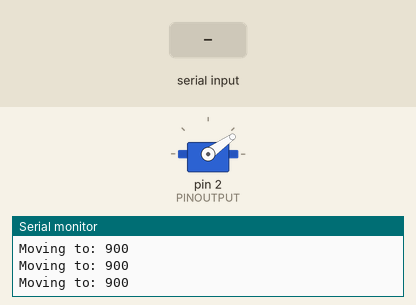
This sketch was run on a simulated Arduino Uno, built with avr-gcc and run on an emulated ATmega328P. Shown: servo, the last lines printed to the serial monitor. Wiring (inferred from the names in the program): servo: signal pin 2. The test bench sets the inputs (shaded band). Servo pulses on a pin are drawn as a servo (544–2400 µs = 0–180°).

Above: at 1.2 s.
1.3 s: "+" received over Serial
At 2.3 s:
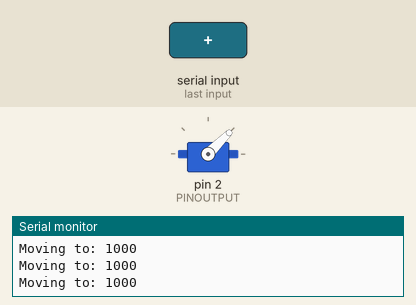
2.8 s: "1" received over Serial
At 4.2 s:
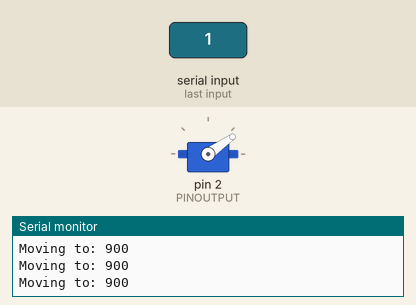
Timing chart, 0 to 5.8 s (numbered marks = the images above; inputs shaded):
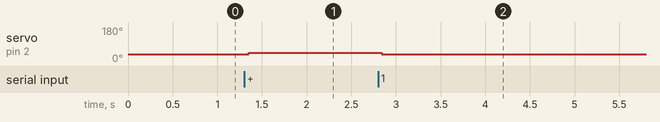

The sketch:

WritePPMChannel.pde
```cpp
//data HIGH goes from 900 to 1700
//data LOW go to 19000

#define MINSERVO 900
#define MAXSERVO 2000
#define PINOUTPUT 2
unsigned long duration1=MINSERVO;
unsigned long duration2=1000;//ok da 100, ma non fa in tempo a eseguire i comandi
unsigned long durationSerial=1000;

void setup()
{
  Serial.begin(9600);
  pinMode(PINOUTPUT, OUTPUT);
  Serial.print("Delay LOW: ");
  Serial.println(duration2);
}

byte in;
void loop()
{
  digitalWrite(PINOUTPUT, HIGH);
  delayMicroseconds(duration1);
  digitalWrite(PINOUTPUT, LOW);
  delayMicroseconds(duration2);

  if (Serial.available() > 0) {
    in = Serial.read();
    if (in == '+'){
      duration1+=100;
      if (duration1>MAXSERVO){
        duration1=MINSERVO;
      }
    }else{
      duration1-=100;
      if (duration1<MINSERVO){
        duration1=MINSERVO;
      }
    }
    Serial.print("New duration: ");
    Serial.println(duration1);

  }
  if (duration1%100==0){
    Serial.print("Moving to: ");
    Serial.println(duration1);
  }
}
```

Measured:
- after the input at 1.3 s, servo on pin 2 (PINOUTPUT): 35° → 45° after 0.05 s
- after the input at 2.8 s, servo on pin 2 (PINOUTPUT): 45° → 35° at once
